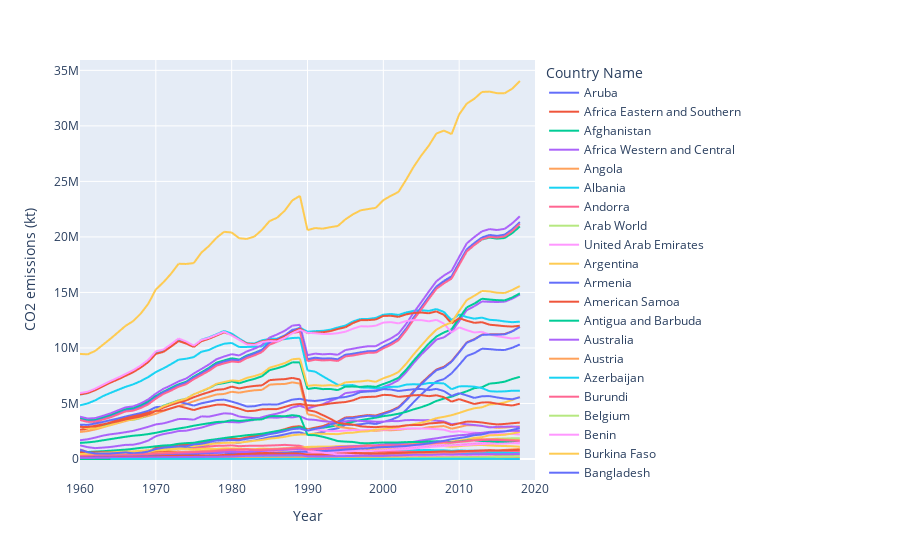

Notebook code for this chart:
### Markdown cell above
## Simple EDA

Below EDA are inspired by Ryan's EDA

### Code cell
fig = px.line(df_raw_worldbank_transposed, 
              x="Year", 
              y="CO2 emissions (kt)", 
              color='Country Name')
fig.show()
